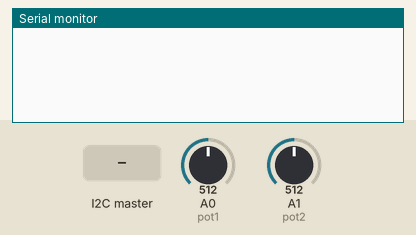
The sketch below on a simulated Arduino Uno, built with avr-gcc and run on an emulated ATmega328P. On the bench: the last lines printed to the serial monitor. Inputs (shaded band) come from the test bench; at power-on: A0 (pot1) = 512, A1 (pot2) = 512.

Above: at 1.2 s.
1.3 s: the I2C master sends the byte 1
At 2.1 s:
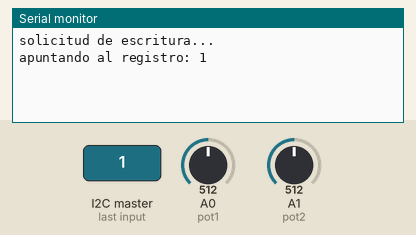
2.8 s: the I2C master sends the byte 0
At 3.2 s:
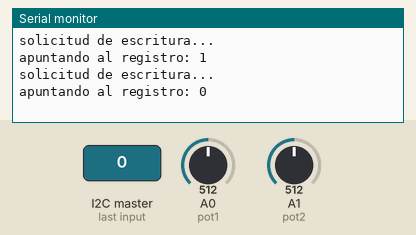

The sketch:

i2c_esclavo.ino
```cpp
#include <Wire.h>

// nuestra direccion como esclavo
#define ADDRESS 8

// pines en los que estan conectados los potenciometros
uint8_t pot1 = A0;
uint8_t pot2 = A1;

// variable auxiliar en la que se leera el valos de los potenciometros
uint16_t adc;

// los registros que dispondremos como esclavos
enum datos {
  FREC,   // frecuencia de muestreo en Hz
  POT1_H, // byte mas significativo del potenciometro 1
  POT1_L, // byte menos significativo del potenciometro 1
  POT2_H, // byte mas significativo del potenciometro 2
  POT2_L, // byte menos significativo del potenciometro 2

  // ultimo elemento
  NUM_DATOS
};
uint8_t buffer_datos[NUM_DATOS];

// puntero a uno de los registros que dispondremos como esclavos
uint8_t *puntero;

void setup() {
  // put your setup code here, to run once:

  // configuramos el puerto serial
  // solo con fines de debug
  Serial.begin(115200);
  while(!Serial);

  // configuramos el puerto i2c
  Wire.begin(ADDRESS);    // iniciamos como esclavo, con direccion ADDRESS
  Wire.setClock(400000);  // frecuencia del clock = 400 kHz

  // configuramos las interrupciones para solicitudes de escritura y lectura
  Wire.onReceive(solicitudEscritura); // funcion que se ejecutara en una solicitud de escritura
  Wire.onRequest(solicitudLectura);   // funcion que se ejecutara en una solicitud de lectura

  puntero = &buffer_datos[POT1_H];  // comenzamos apuntando al byte mas significativo del potenciometro 1
  buffer_datos[FREC] = 1; // seteamos la frecuencia de muestreo a 1 Hz
}

void loop() {
  // put your main code here, to run repeatedly:

  // leemos el valor del potenciometro 1
  adc = analogRead(pot1);
  // lo gurdamos en los registros correspondientes
  buffer_datos[POT1_H] = (uint8_t)((adc >> 8) & 0x00FF);
  buffer_datos[POT1_L] = (uint8_t)(adc & 0x00FF);

  // leemos el valor del potenciometro 2
  adc = analogRead(pot2);
  // lo guardamos en los registros correspondientes
  buffer_datos[POT2_H] = (uint8_t)((adc >> 8) & 0x00FF);
  buffer_datos[POT2_L] = (uint8_t)(adc & 0x00FF);

  // retrasamos lo necesario para cumplir con la frecuencia de muestreo
  delay(1000 / buffer_datos[FREC]);
}

// funcion que se ejecutara en una solicitud de escritura
// @num_datos: la cantidad de bytes en el buffer
void solicitudEscritura(int num_datos) {
  uint8_t reg;

  Serial.println("solicitud de escritura...");
  if (Wire.available()) {
    reg = Wire.read();            // leemos el primer byte
    puntero = &buffer_datos[reg]; // el primer byte siempre apunta al registro en el que se desea trabajar
    Serial.print("apuntando al registro: ");
    Serial.println(reg);
    while (Wire.available()) {  // si hay mas datos se desea escribir en el registro que se apunto
      *puntero = Wire.read();   // escribimos en el valor del registro
      puntero++;                // apuntamos al siguiente registro
    }
  }
}

// funcion que se ejecutara en una solicitud de lectura
void solicitudLectura(void) {
  // cuando se manda una solicitud de lectura se asume que ya se apunto al registro que se desea leer
  // escribimos por defecto 2 bytes, los bytes necesarios para leer uno de los potenciometros
  Wire.write(puntero, 2);
  Serial.println("solicitud lectura...");
  Serial.print("enviado: 0x");
  Serial.print(*puntero, HEX);
  Serial.println(*(puntero + 1), HEX);
}
```

Measured:
- after the input at 1.3 s, the serial monitor: prints a new line at once (image 1)
- after the input at 2.8 s, the serial monitor: prints a new line at once (image 2)
